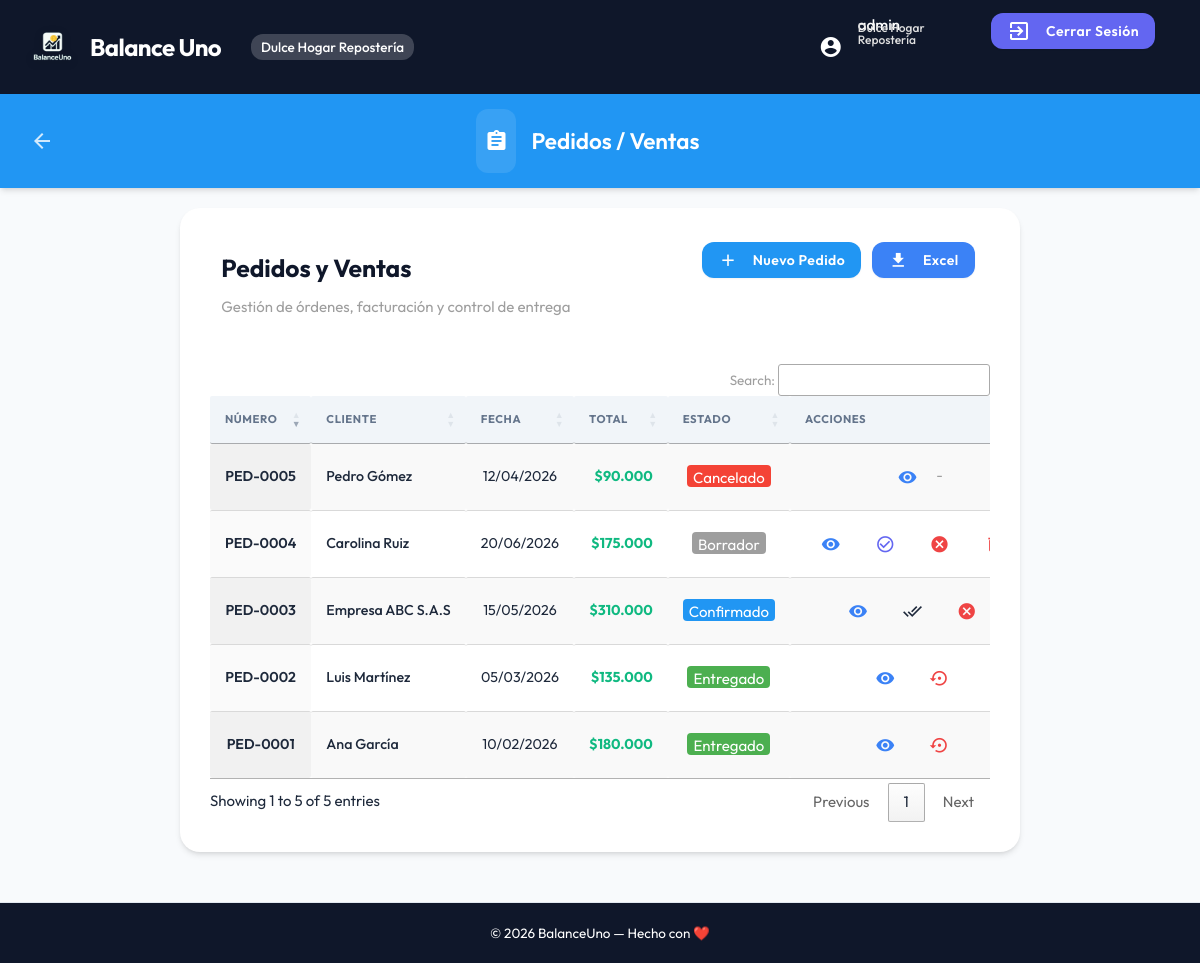
The page /public/index.php?action=orders (signed in) on the database its author committed.
### tables this page shows
CREATE TABLE orders (
  id INT AUTO_INCREMENT PRIMARY KEY,
  company_id INT NOT NULL,
  order_number VARCHAR(20) NOT NULL,
  customer_name VARCHAR(150) DEFAULT NULL,
  status ENUM('Borrador', 'Confirmado', 'Entregado', 'Cancelado') DEFAULT 'Borrador',
  subtotal DECIMAL(12, 2) NOT NULL DEFAULT 0,
  tax_amount DECIMAL(12, 2) NOT NULL DEFAULT 0,
  total DECIMAL(12, 2) NOT NULL DEFAULT 0,
  notes TEXT DEFAULT NULL,
  date DATE NULL DEFAULT NULL,
  created_at TIMESTAMP DEFAULT CURRENT_TIMESTAMP,
  updated_at TIMESTAMP DEFAULT CURRENT_TIMESTAMP ON UPDATE CURRENT_TIMESTAMP,
  deleted_at TIMESTAMP NULL DEFAULT NULL,
  FOREIGN KEY (company_id) REFERENCES companies(id),
  UNIQUE KEY uk_company_order (company_id, order_number),
  INDEX idx_company_deleted (company_id, deleted_at)
);

### app/controllers/OrdersController.php (called while the page is built, shortened)
<?php
class OrdersController
{
    private $model;
    public function __construct($db)
    {
        $this->model = new Order($db);
    }
    public function index()
    {
        $orders = $this->model->getAll();
        include __DIR__ . '/../../views/orders.php';
    }
}

### app/Router.php (called while the page is built, shortened)
<?php
class Router
{
    private $db;
    public function __construct()
    {
        $this->db = Database::getConnection();
    }
    public function handleRequest($action)
    {
        $route = $this->routes[$action];
        $methodName = $route['method'];
        $controller = new $controllerName($this->db);
        $args = [];
        try {
            call_user_func_array([$controller, $methodName], $args);
        } catch (\Exception $e) {
            $this->handleError($e->getMessage());
        }
    }
}

### public/index.php (called while the page is built, shortened)
<?php
$router = new Router();
$action = $_GET['action'] ?? 'dashboard';
$router->handleRequest($action);

### app/models/BaseModel.php (called while the page is built, shortened)
<?php
class BaseModel
{
    protected ?int $companyId;
    public function __construct($db, $table)
    {
        $this->db = $db;
        $this->companyId = $_SESSION['company_id'] ?? null;
    }
    protected function getCompanyId(): int
    {
        return $this->companyId;
    }
}

### app/models/Order.php (called while the page is built, shortened)
<?php
class Order extends BaseModel
{
    public function getAll()
    {
        $stmt = $this->db->prepare(
            "SELECT * FROM orders WHERE company_id = :company_id AND deleted_at IS NULL ORDER BY created_at DESC"
        );
        $stmt->execute([':company_id' => $this->getCompanyId()]);
        return $stmt->fetchAll(PDO::FETCH_ASSOC);
    }
}

### views/orders.php (the view, shortened to what this page needs)
<?php
include __DIR__ . '/partials/header.php';
include __DIR__ . '/partials/navbar.php';
?>
<section id="main" class="container">
    <div class="dashboard-box">
        <div class="row" style="margin-bottom: 30px;">
            <div class="col s12 m6">
                <h5 style="font-weight: 700; color: var(--primary);">Pedidos y Ventas</h5>
                <p class="grey-text">Gestión de órdenes, facturación y control de entrega</p>
            </div>
            <div class="col s12 m6 right-align">
                <a href="#modalCreateOrder" class="btn blue modal-trigger action-btn">
                    <i class="material-icons left">add</i> Nuevo Pedido
                </a>
                <a href="?action=exportOrdersXls" class="btn reports-color action-btn">
                    <i class="material-icons left">file_download</i> Excel
                </a>
            </div>
        </div>
        <table id="ordersTable" class="highlight display nowrap" style="width:100%">
            <thead>
                <tr>
                    <th>Número</th>
                    <th>Cliente</th>
                    <th>Fecha</th>
                    <th class="right-align">Total</th>
                    <th class="center-align">Estado</th>
                    <th class="center-align">Acciones</th>
                </tr>
            </thead>
            <tbody>
                <?php foreach ($orders as $order): ?>
                    <tr>
                        <td style="font-weight: 600;"><?= htmlspecialchars($order['order_number']) ?></td>
                        <td style="font-weight: 500;"><?= htmlspecialchars($order['customer_name']) ?></td>
                        <td><?= date('d/m/Y', strtotime($order['created_at'])) ?></td>
                        <td class="right-align accent-color-text" style="font-weight: 700;">
                            $<?= number_format($order['total'], 0, ",", ".") ?>
                        </td>
                        <td class="center-align">
                            <?php if ($order['status'] === 'Borrador'): ?>
                                <span class="badge grey white-text" style="float: none; border-radius: 4px; padding: 2px 6px;">Borrador</span>
                            <?php elseif ($order['status'] === 'Confirmado'): ?>
                                <span class="badge blue white-text" style="float: none; border-radius: 4px; padding: 2px 6px;">Confirmado</span>
                            <?php elseif ($order['status'] === 'Entregado'): ?>
                                <span class="badge green white-text" style="float: none; border-radius: 4px; padding: 2px 6px;">Entregado</span>
                            <?php else: ?>
                                <span class="badge red white-text" style="float: none; border-radius: 4px; padding: 2px 6px;">Cancelado</span>
                            <?php endif; ?>
                        </td>
                        <td class="center-align" style="white-space: nowrap;">
                            <a href="#modalViewOrderDetails" class="btn-flat waves-effect modal-trigger btn-view-order-details" style="color: var(--info);"
                                data-id="<?= $order['id'] ?>">
                                <i class="material-icons">visibility</i>
                            </a>
                            <?php if ($order['status'] === 'Borrador'): ?>
                                <a href="#!" class="btn-flat waves-effect btn-change-order-status" style="color: var(--secondary);"
                                    data-id="<?= $order['id'] ?>" data-status="Confirmado" title="Confirmar Pedido">
                                    <i class="material-icons">check_circle_outline</i>
                                </a>
                                <a href="#!" class="btn-flat waves-effect btn-change-order-status" style="color: var(--error);"
                                    data-id="<?= $order['id'] ?>" data-status="Cancelado" title="Cancelar Pedido">
                                    <i class="material-icons">cancel</i>
                                </a>
                                <a href="#modalDeleteOrder<?= $order['id'] ?>" class="btn-flat waves-effect modal-trigger" style="color: var(--error);" title="Eliminar">
                                    <i class="material-icons">delete</i>
                                </a>
                            <?php elseif ($order['status'] === 'Confirmado'): ?>
                                <a href="#!" class="btn-flat waves-effect btn-change-order-status" style="color: var(--success);"
                                    data-id="<?= $order['id'] ?>" data-status="Entregado" title="Entregar Pedido">
                                    <i class="material-icons">done_all</i>
                                </a>
                                <a href="#!" class="btn-flat waves-effect btn-change-order-status" style="color: var(--error);"
                                    data-id="<?= $order['id'] ?>" data-status="Cancelado" title="Cancelar Pedido">
                                    <i class="material-icons">cancel</i>
                                </a>
                            <?php elseif ($order['status'] === 'Entregado'): ?>
                                <a href="#!" class="btn-flat waves-effect btn-change-order-status" style="color: var(--error);"
                                    data-id="<?= $order['id'] ?>" data-status="Cancelado" title="Cancelar Pedido y Revertir Stock/Ingresos">
                                    <i class="material-icons">settings_backup_restore</i>
                                </a>
                            <?php else: ?>
                                <span class="grey-text">-</span>
                            <?php endif; ?>
                        </td>
                    </tr>
                <?php endforeach; ?>
            </tbody>
        </table>
    </div>
</section>
<?php
include __DIR__ . '/partials/footer.php';
include __DIR__ . '/partials/scripts.php';
?>

### public/css/custom.css (style rules this page uses)
:root { --primary: #0f172a; --primary-light: #1e293b; --secondary: #6366f1; --accent: #10b981; --error: #ef4444; --warning: #f59e0b; --info: #3b82f6; --loans: #8b5cf6; --bg-app: #f8fafc; --text-main: #1e293b; --text-muted: #64748b; --white: #ffffff; --shadow-sm: 0 1px 2px 0 rgb(0 0 0 / 0.05); --shadow-md: 0 4px 6px -1px rgb(0 0 0 / 0.1), 0 2px 4px -2px rgb(0 0 0 / 0.1); --shadow-lg: 0 10px 15px -3px rgb(0 0 0 / 0.1), 0 4px 6px -4px rgb(0 0 0 / 0.1); --transition: all 0.3s cubic-bezier(0.4, 0, 0.2, 1); }
body { font-family: "Outfit", sans-serif; }
html, body { margin: 0; padding: 0; width: 100%; height: 100%; background-color: var(--bg-app); color: var(--text-main); }
body.container { width: 100%; max-width: none !important; display: flex; flex-direction: column; min-height: 100vh; }
#main { flex: 1; padding: 20px 0; }
.dashboard-box { background: var(--white); border-radius: 20px; padding: 30px; margin-bottom: 30px; box-shadow: var(--shadow-md); }
thead { background: #f1f5f9; }
th { text-transform: uppercase; font-size: 0.75rem; letter-spacing: 0.05em; color: var(--text-muted); padding: 15px !important; }
td { padding: 15px !important; font-size: 0.95rem; }
.btn, .btn-large { border-radius: 12px !important; text-transform: none !important; font-weight: 600 !important; box-shadow: var(--shadow-sm) !important; transition: var(--transition); }
.action-btn { margin: 4px; }
.reports-color { background-color: var(--info) !important; }
.accent-color-text { color: var(--accent) !important; }
.dashboard-box { overflow-x: hidden; }

### rows shown on the page
orders: order_number "PED-0004", customer_name "Carolina Ruiz", created_at "20/06/2026", total "175.000", status "Borrador"
orders: order_number "PED-0003", customer_name "Empresa ABC S.A.S", created_at "15/05/2026", total "310.000", status "Confirmado"
orders: order_number "PED-0005", customer_name "Pedro Gómez", created_at "12/04/2026", total "90.000", status "Cancelado"
orders: order_number "PED-0002", customer_name "Luis Martínez", created_at "05/03/2026", total "135.000", status "Entregado"
orders: order_number "PED-0001", customer_name "Ana García", created_at "10/02/2026", total "180.000", status "Entregado"

### other values the page prints
$_SESSION['company_name'] "Dulce Hogar Repostería"
$_SESSION['username'] "admin"
$pageTitle "Pedidos / Ventas"
